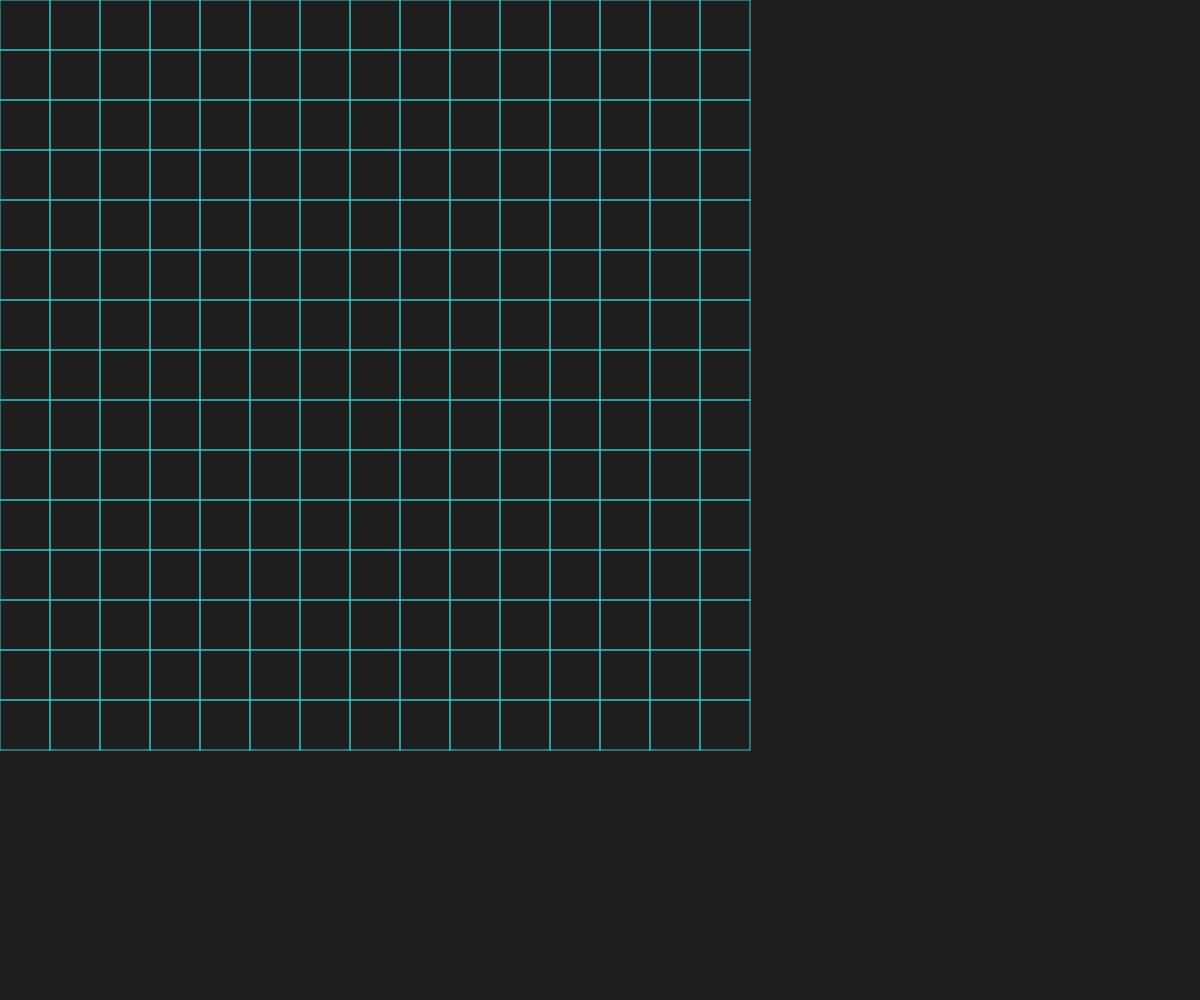
Frame 1 (no input)
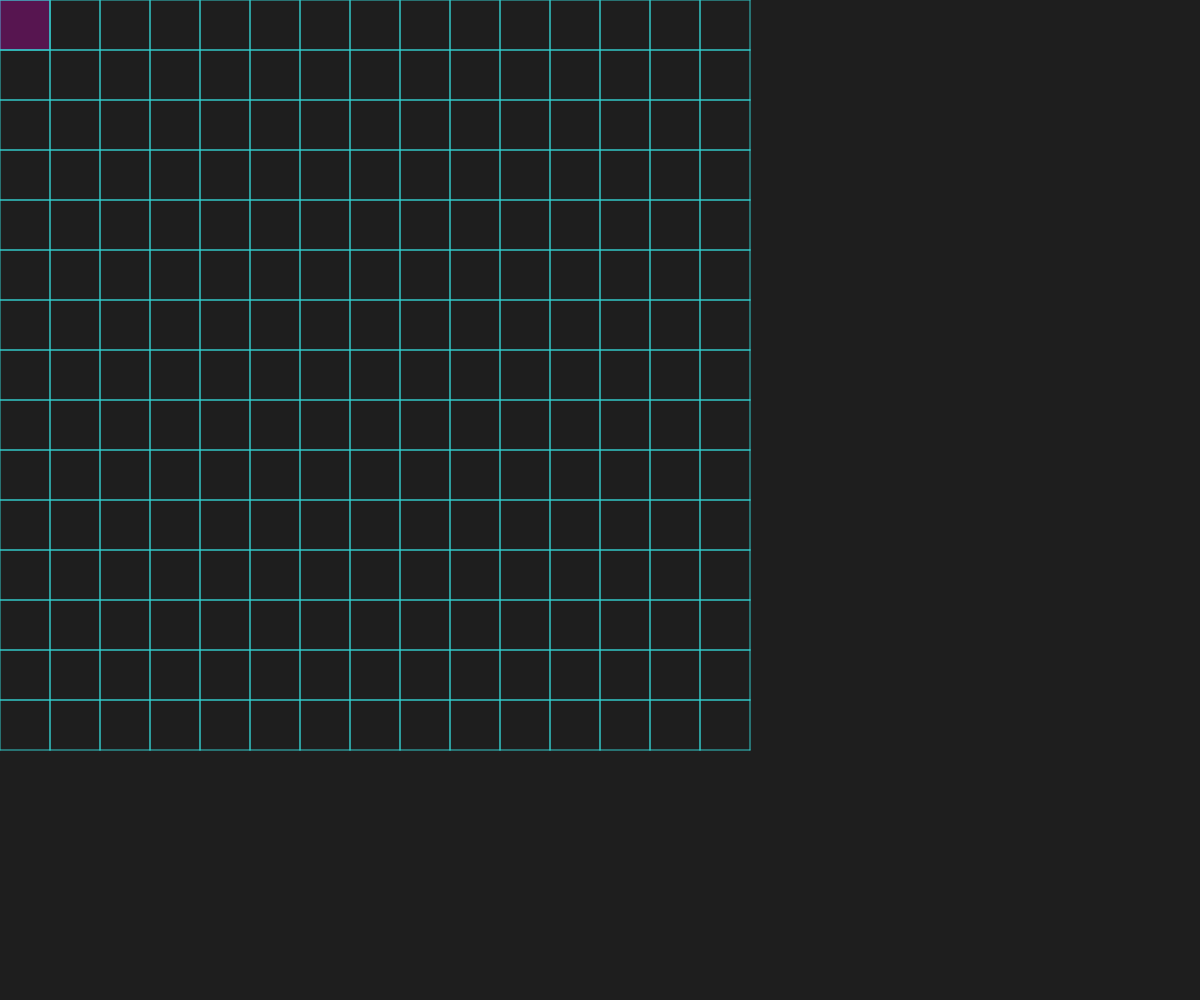
Frame 60 (no input)
Frame 120 (the mouse pressed at the canvas centre since frame 60): identical to frame 60, image omitted

The p5.js sketch that drew these frames (run headless with seeded random() and noise() and a simulated clock; from frame 60 on, the mouse is pressed at the canvas centre):

// p5.js sketch
// ── sketch.js
// https://en.wikipedia.org/wiki/Maze_generation_algorithm

let cols, rows;

let w = 50;

let grid = [];

let currentCell;

function setup() {
  createCanvas(windowWidth, windowHeight);

  cols = floor(750 / w);
  rows = floor(750 / w);

  //Create a cell of height and width
  for (var row = 0; row < rows; row++) {
    for (var col = 0; col < cols; col++) {
      var cell = new Cell(row, col);
      grid.push(cell);
    }
  }

  currentCell = grid[0];
  currentCell.checkNeighbors();
}

function draw() {
  background(30);
  grid.forEach((cell) => cell.show());

  currentCell.visited = true;
}

function Cell(i, j) {
  this.i = i;
  this.j = j;
  //top, right, bottom, left
  this.walls = [true, true, true, true];
  this.visited = false;

  this.show = () => {
    //Inital x,y position
    var xLeft = this.i * w;
    var yTop = this.j * w;

    //Calculate final x,y position
    var xRight = xLeft + w,
      yBottom = yTop + w;

    //Drawing cell
    stroke(50, 200, 200);
    //@Args initialX, initialY, finalX, finalY

    //Top line
    if (this.walls[0]) {
      line(xLeft, yTop, xRight, yTop);
    }
    //Right line
    if (this.walls[1]) {
      line(xRight, yTop, xRight, yBottom);
    }
    //Bottom line
    if (this.walls[2]) {
      line(xRight, yBottom, xLeft, yBottom);
    }
    //Left Line
    if (this.walls[3]) {
      line(xLeft, yBottom, xLeft, yTop);
    }
    if (this.visited) {
      fill(225, 0, 200, 75);
      rect(xLeft, yTop, w, w);
    }
  };

  this.checkNeighbors = () => {
	  
  };
}
